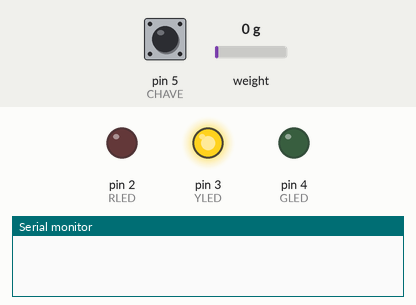
Recording of a sketch running on a simulated Arduino Uno, built with avr-gcc and run on an emulated ATmega328P. Shown: output pins drawn as LEDs (lit = HIGH), the last lines printed to the serial monitor. Inputs (shaded band) come from the test bench; at power-on: pin 5 (CHAVE) HIGH, weight on the scale 0 g. Storage starts empty.

Above: at 2.2 s.
2.3 s: pin 5 (CHAVE) pulled LOW for 0.15 s
At 3.2 s:
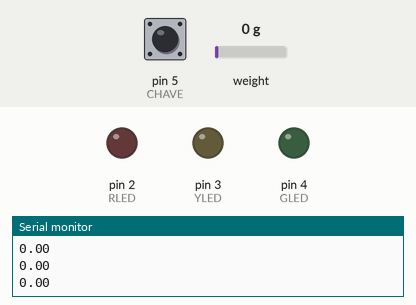
4.1 s: pin 5 (CHAVE) pulled LOW for 1 s
At 5.0 s:
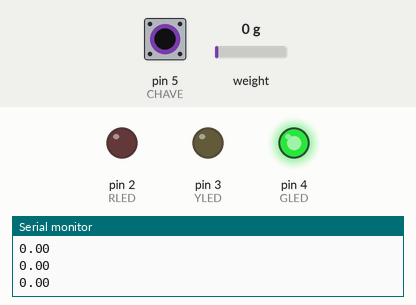
7.7 s: pin 5 (CHAVE) pulled LOW for 3.2 s
At 12.4 s:
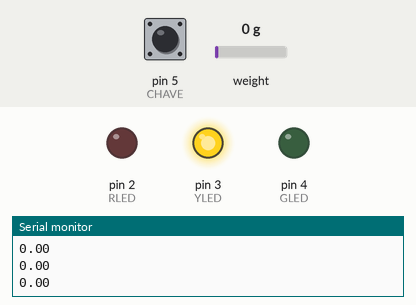
Timing chart, 0 to 13.9 s (numbered marks = the images above; inputs shaded):
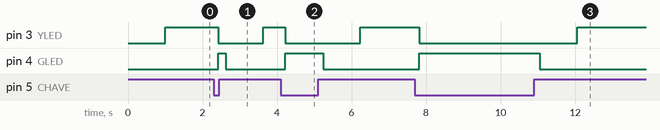

Measured:
- after the input at 2.3 s, pin 3 (YLED): HIGH → LOW after 0.12 s, → HIGH 1.2 s later; pin 4 (GLED): LOW → HIGH after 0.12 s, → LOW 0.21 s later
- after the input at 4.1 s, pin 3 (YLED): HIGH → LOW after 0.12 s, → HIGH 2.0 s later; pin 4 (GLED): LOW → HIGH after 0.12 s, → LOW 1.0 s later
- after the input at 7.7 s, pin 3 (YLED): HIGH → LOW after 0.12 s, → HIGH 4.2 s later; pin 4 (GLED): LOW → HIGH after 0.12 s, → LOW 3.2 s later

The sketch:

futuro_novo_codigo_do_banco2.ino
```cpp
//Código Banco Estático - atualizado em 30-09
//VERIFICAR CÓDIGO SEM BOTÃO: OK
//VERIFICAR CÓDIGO COM BOTÃO: PROBLEMAS COM SD
//VERIFICAR NOVO CÓDIGO SDFAT: OK (não adiantou - mesma velocidade de gravação)
//VERIFICAR BOTÃO: OK
//VERIFICAR BOTÃO + MÓDULO SD:

#include <SD.h>
#include <SPI.h>
#include <HX711.h>
#include <Bounce2.h>

#define TEMPO_ATUALIZACAO 10 //em milisegundos

#define RLED 2
#define YLED 3
#define GLED 4
#define HX_DOUT 8
#define HX_CLK 7
#define CHAVE 5
#define CHIP_SELECT 10

//definições de erros
#define ERRO_SD 's'

//definição de estados
#define ESTADO_GRAVANDO 'g'
#define ESTADO_FINALIZADO 'f'
#define ESTADO_ESPERA 'e'

//variaveis do SD
File file;
char nomeBase[] = "dataLog";
char nomeConcat[12];

//variaveis do HX711
HX711 scale(HX_DOUT, HX_CLK);
float calibration_factor = 2.00;
float dado;

//variaveis da chave do código (c/ debounce)
Bounce debouncer = Bounce();

//Variáveis de timing
unsigned long millisAtual  = 0;
unsigned long atualizaMillis = 0;
unsigned long millisInicial = 0;
unsigned long millisUltimo = 0;

//variáveis de contagem
int ndados = 0;
int contInicial = 0;

//variáveis de controle
char erro = false;
char statusAtual;
bool estado;


void setup() {

  inicializa();

}

void inicializa() {

  //Inicializando as portas
  pinMode(CHAVE, INPUT_PULLUP);
  pinMode(RLED, OUTPUT);
  pinMode(YLED, OUTPUT);
  pinMode(GLED, OUTPUT);

  Serial.begin(9600);
  debouncer.attach(CHAVE); // Informa que o tratamento de debounce será feito no pino CHAVE
  debouncer.interval(10); // Seta o intervalo de trepidação;

  //  //inicializar o cartão SD
  //  if (!SD.begin(CHIP_SELECT)) {
  //
  //    erro = ERRO_SD;
  //
  //    return;
  //  }
  //  else if (!erro) {
  //    int n = 1;
  //    bool parar = false;
  //
  //
  //    while (!parar)
  //    {
  //      sprintf(nomeConcat, "teste %d", n);
  //      if (SD.exists(nomeConcat))
  //        n++;
  //      else
  //        parar = true;
  //    }
  //
  //    file = SD.open(nomeConcat, FILE_WRITE);
  //  }


  if (!erro)
  {
    statusAtual = ESTADO_ESPERA;
  }

  else {
    statusAtual = erro;
    atualizaMillis = millis();
  }

  scale.set_scale();
  scale.tare();

}

void loop() {

  //Recebendo o tempo atual de maneira a ter uma base de tempo
  //para uma taxa de atualização
  millisAtual = millis();

  if ((millisAtual - atualizaMillis) >= TEMPO_ATUALIZACAO) {

    //verifica se existem erros e mantém tentando inicializar
    if (erro) {
      inicializa();
      notifica(erro);
    }

    //Se não existem erros no sistema relacionados a inicialização
    //dos dispositivos, fazer:
    if (!erro) {

      //Verifica os botão que inicia/termina a gravação
      leChave();

      //Obtem o tempo em que inicia-se a gravação
      conta();

      //Recebe os dados do HX711 e os deixam salvos na variavel dado
      adquireDados();

      //Se a gravação estiver ligada, grava os dados.
    //gravaDados();

      //Imprime o fim da gravação
      finaliza();
    }

    //Notifica via LEDs os possíveis estados do projeto

    notifica(statusAtual);

    atualizaMillis = millisAtual;
    if (statusAtual == ESTADO_FINALIZADO) {
      inicializa();
    }
  }

}

void leChave() {

  debouncer.update(); // Executa o algorítimo de tratamento;
  estado = debouncer.read(); // Lê o valor tratado do botão;
  millisAtual = millis();
  //Liga a gravação se em espera
  if (!estado) {
    if (statusAtual == ESTADO_ESPERA) {
      statusAtual = ESTADO_GRAVANDO;
    }
  }
  else { //Para a gravação se desligar a chave
    if (statusAtual == ESTADO_GRAVANDO) {
      statusAtual = ESTADO_FINALIZADO;
    }
  }
}

void conta() {

  if ((statusAtual == ESTADO_GRAVANDO) && contInicial == 0) {
    millisInicial = millis();
    contInicial = 1;
  }

}

void adquireDados() {
  if (statusAtual == ESTADO_GRAVANDO) { //p/ testar a chave
    scale.set_scale(calibration_factor);
    dado = scale.get_units(), 10;
    if (dado < 0.00)
    {
      dado = 0.00;
    }
    Serial.println(dado);
    millisUltimo = millis();
  }
}

void gravaDados() {

  if (statusAtual == ESTADO_GRAVANDO)
  {
    file = SD.open(nomeConcat, FILE_WRITE);
    if (file)
    {
      file.println(dado);
      file.close();
      ndados++;
    }
    else
    {
      statusAtual = ERRO_SD;
    }
  }

}


void finaliza() {

  if (statusAtual == ESTADO_FINALIZADO)
  {
    file = SD.open(nomeConcat, FILE_WRITE);
    if (file)
    {
      float tempoms = millisUltimo - millisInicial;
      int tempo = tempoms / 1000.00;
      file.println();
      file.print("Fim! Dados obtidos: ");
      file.println(ndados);
      file.print("   Tempo de gravação (s): ");
      file.print(tempo);
      file.close();
    }
    //    else      p/ testar a chave
    //    {
    //      statusAtual = ERRO_SD;
    //    }
  }

}


void notifica (char codigo) {

  switch (codigo) {

    case ERRO_SD:

      digitalWrite(RLED, HIGH);
      digitalWrite(YLED, LOW);
      digitalWrite(GLED, LOW);

      break;

    case ESTADO_GRAVANDO:

      digitalWrite(RLED, LOW);
      digitalWrite(YLED, LOW);
      digitalWrite(GLED, HIGH);

      break;

    case ESTADO_ESPERA:

      digitalWrite(RLED, LOW);
      digitalWrite(YLED, HIGH);
      digitalWrite(GLED, LOW);

      break;

    case ESTADO_FINALIZADO:

      digitalWrite(RLED, LOW);
      digitalWrite(YLED, LOW);
      digitalWrite(GLED, LOW);

      break;

  }
}
```
